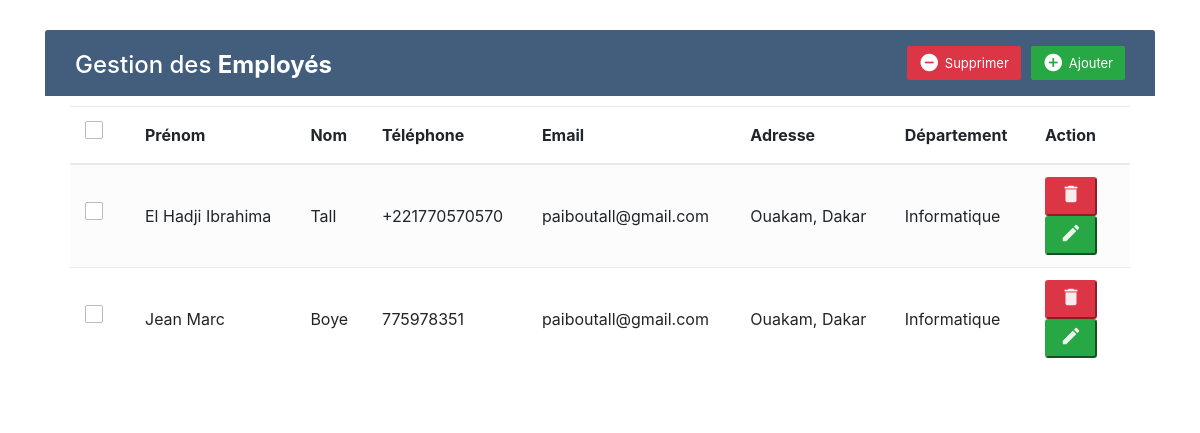
Page /showemp on the committed database.
### employerapp/models.py (models this page shows, shortened)
class Employer (models.Model):
	first_name = models.CharField(max_length=50, verbose_name='First Name')
	last_name = models.CharField(max_length=50, verbose_name='Last Name')
	phone_number = models.CharField(max_length=21, verbose_name='Phone Number')
	email = models.EmailField(max_length=70, verbose_name='Email')
	address = models.CharField(max_length=100, verbose_name='Address')
	date_embauche = models.DateTimeField(default=timezone.now,verbose_name='Date Embauche')
	departement = models.ForeignKey(Departement, on_delete=models.CASCADE)
	class Meta:
		verbose_name_plural='Employer'

class Departement (models.Model):
	name = models.CharField(max_length=200, verbose_name='Name',default="Informatique")
	class Meta:
		verbose_name_plural='Departement'
	def __str__(self):
		return self.name

### employerapp/views.py (the view)
# urls.py: path('showemp', showemp),
def showemp(request):
    employees = Employer.objects.all()
    return render(request, "main.html", {'employees':employees})

### templates/main.html (shortened to what this page needs)
{% load static %}
<!DOCTYPE html>
<html lang="en">
<head>
<link rel="stylesheet" href="{% static 'css/main.css' %}">
<link rel="stylesheet" href="https://stackpath.bootstrapcdn.com/bootstrap/4.5.0/css/bootstrap.min.css">
<link rel="stylesheet" href="https://maxcdn.bootstrapcdn.com/font-awesome/4.7.0/css/font-awesome.min.css">
</head>
<body>
<div class="container-xl">
    <div class="table-responsive">
        <div class="table-wrapper">
            <div class="table-title">
                <div class="row">
                    <div class="col-sm-6">
                        <h2>Gestion des <b>Employés</b></h2>
                    </div>
                    <div class="col-sm-6">
                        <a href="/emp" class="btn btn-success"><i class="material-icons">&#xE147;</i> <span>Ajouter</span></a>
                        <a href="/delete/{{ employee.id }}" class="btn btn-danger"><i class="material-icons">&#xE15C;</i> <span>Supprimer</span></a>
                    </div>
                </div>
            </div>
            <table class="table table-striped table-hover">
                <thead>
                    <tr>
                        <th>
                            <span class="custom-checkbox">
                                <label for="selectAll"></label>
                            </span>
                        </th>
                        <th>Prénom</th>
                        <th>Nom</th>
                        <th>Téléphone</th>
                        <th>Email</th>
                        <th>Adresse</th>
                        <th>Département</th>
                        <th>Action</th>
                    </tr>
                </thead>
                <tbody>
                    {% for employee in employees %}
                    <tr>
                        <td>
                            <span class="custom-checkbox">
                                <label for="checkbox1"></label>
                            </span>
                        </td>
                        <td>{{employee.first_name}}</td>
                        <td>{{employee.last_name}}</td>
                        <td>{{employee.phone_number}}</td>
                        <td>{{employee.email}}</td>
                        <td>{{employee.address}}</td>
                        <td>{{employee.departement}}</td>
                        <td>
                            <button class="btn-danger btn-sm" onclick="location.href='/deleteEmp/{{employee.pk}}'"><i class="material-icons" data-toggle="tooltip" title="Delete">&#xE872;</i></button>
                            <button class="btn-success btn-sm" onclick="location.href='/editEmp/{{employee.pk}}'"><i class="material-icons" data-toggle="tooltip" title="Edit">&#xE254;</i></a></button>
                        </td>
                    </tr>
                   {% endfor %}
                </tbody>
            </table>
    </div>
</div>
</body>
</html>

### static/css/main.css (style rules this page uses)
body { color: #566787; background: #f5f5f5; font-family: 'Varela Round', sans-serif; font-size: 13px; }
.table-responsive { margin: 30px 0; }
.table-wrapper { background: #fff; padding: 20px 25px; border-radius: 3px; min-width: 1000px; box-shadow: 0 1px 1px rgba(0,0,0,.05); }
.table-title { padding-bottom: 15px; background: #435d7d; color: #fff; padding: 16px 30px; min-width: 100%; margin: -20px -25px 10px; border-radius: 3px 3px 0 0; }
.table-title h2 { margin: 5px 0 0; font-size: 24px; }
.table-title .btn { color: #fff; float: right; font-size: 13px; border: none; min-width: 50px; border-radius: 2px; border: none; outline: none !important; margin-left: 10px; }
.table-title .btn i { float: left; font-size: 21px; margin-right: 5px; }
.table-title .btn span { float: left; margin-top: 2px; }
table.table tr th, table.table tr td { border-color: #e9e9e9; padding: 12px 15px; vertical-align: middle; }
table.table tr th:first-child { width: 60px; }
table.table tr th:last-child { width: 100px; }
table.table-striped tbody tr:nth-of-type(odd) { background-color: #fcfcfc; }
table.table td:last-child i { opacity: 0.9; font-size: 22px; margin: 0 5px; }
table.table td i { font-size: 19px; }
.custom-checkbox { position: relative; }
.custom-checkbox label:before { width: 18px; height: 18px; }
.custom-checkbox label:before { content: ''; margin-right: 10px; display: inline-block; vertical-align: text-top; background: white; border: 1px solid #bbb; border-radius: 2px; box-sizing: border-box; z-index: 2; }

### rows in the picture
Employer: first_name "El Hadji Ibrahima", last_name "Tall", phone_number "+221770570570", email "paiboutall@gmail.com", address "Ouakam, Dakar", departement "Informatique"
Employer: first_name "Jean Marc", last_name "Boye", phone_number "775978351", email "paiboutall@gmail.com", address "Ouakam, Dakar", departement "Informatique"
